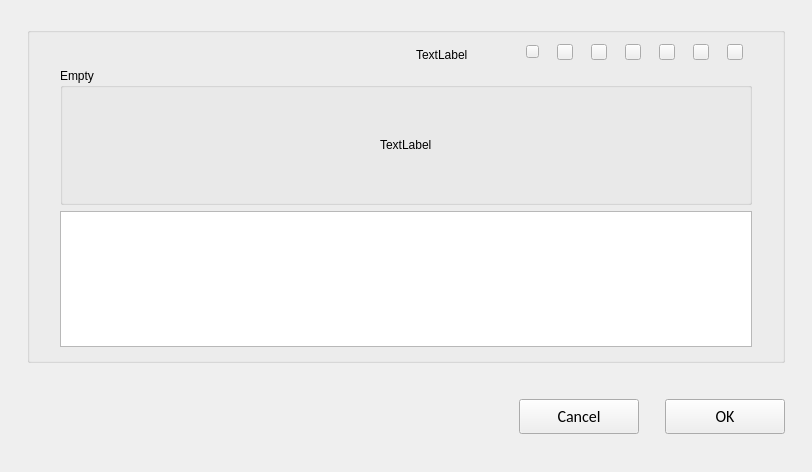
<?xml version="1.0" encoding="UTF-8"?>
<ui version="4.0">
 <class>C_SdNdeDataPoolListDataSetWidget</class>
 <widget class="QWidget" name="C_SdNdeDataPoolListDataSetWidget">
  <property name="geometry">
   <rect>
    <x>0</x>
    <y>0</y>
    <width>812</width>
    <height>472</height>
   </rect>
  </property>
  <property name="windowTitle">
   <string>Form</string>
  </property>
  <layout class="QVBoxLayout" name="verticalLayout_3">
   <property name="leftMargin">
    <number>27</number>
   </property>
   <property name="topMargin">
    <number>27</number>
   </property>
   <property name="rightMargin">
    <number>27</number>
   </property>
   <item>
    <widget class="stw_opensyde_gui_elements::C_OgeGbx" name="pc_GroupBoxGeneral">
     <property name="focusPolicy">
      <enum>Qt::ClickFocus</enum>
     </property>
     <property name="title">
      <string/>
     </property>
     <layout class="QVBoxLayout" name="verticalLayout" stretch="0,1,1">
      <property name="leftMargin">
       <number>30</number>
      </property>
      <property name="rightMargin">
       <number>30</number>
      </property>
      <property name="bottomMargin">
       <number>13</number>
      </property>
      <item>
       <layout class="QHBoxLayout" name="horizontalLayout_3" stretch="1,0,0,0,0,0,0,0,0,0">
        <property name="spacing">
         <number>18</number>
        </property>
        <property name="rightMargin">
         <number>9</number>
        </property>
        <item>
         <spacer name="horizontalSpacer">
          <property name="orientation">
           <enum>Qt::Horizontal</enum>
          </property>
          <property name="sizeHint" stdset="0">
           <size>
            <width>40</width>
            <height>20</height>
           </size>
          </property>
         </spacer>
        </item>
        <item>
         <widget class="stw_opensyde_gui_elements::C_OgeLabNodeDataPoolSelectedItems" name="pc_SelectionLabel">
          <property name="focusPolicy">
           <enum>Qt::StrongFocus</enum>
          </property>
          <property name="text">
           <string>TextLabel</string>
          </property>
          <property name="alignment">
           <set>Qt::AlignBottom|Qt::AlignLeading|Qt::AlignLeft</set>
          </property>
         </widget>
        </item>
        <item>
         <spacer name="horizontalSpacer_2">
          <property name="orientation">
           <enum>Qt::Horizontal</enum>
          </property>
          <property name="sizeType">
           <enum>QSizePolicy::Fixed</enum>
          </property>
          <property name="sizeHint" stdset="0">
           <size>
            <width>40</width>
            <height>20</height>
           </size>
          </property>
         </spacer>
        </item>
        <item>
         <widget class="stw_opensyde_gui_elements::C_OgePubIconOnly" name="pc_PushButtonAdd">
          <property name="minimumSize">
           <size>
            <width>13</width>
            <height>13</height>
           </size>
          </property>
          <property name="maximumSize">
           <size>
            <width>13</width>
            <height>13</height>
           </size>
          </property>
          <property name="focusPolicy">
           <enum>Qt::NoFocus</enum>
          </property>
          <property name="text">
           <string/>
          </property>
         </widget>
        </item>
        <item>
         <widget class="stw_opensyde_gui_elements::C_OgePubIconOnly" name="pc_PushButtonCut">
          <property name="minimumSize">
           <size>
            <width>16</width>
            <height>16</height>
           </size>
          </property>
          <property name="maximumSize">
           <size>
            <width>16</width>
            <height>16</height>
           </size>
          </property>
          <property name="focusPolicy">
           <enum>Qt::NoFocus</enum>
          </property>
          <property name="text">
           <string/>
          </property>
         </widget>
        </item>
        <item>
         <widget class="stw_opensyde_gui_elements::C_OgePubIconOnly" name="pc_PushButtonCopy">
          <property name="minimumSize">
           <size>
            <width>16</width>
            <height>16</height>
           </size>
          </property>
          <property name="maximumSize">
           <size>
            <width>16</width>
            <height>16</height>
           </size>
          </property>
          <property name="focusPolicy">
           <enum>Qt::NoFocus</enum>
          </property>
          <property name="text">
           <string/>
          </property>
         </widget>
        </item>
        <item>
         <widget class="stw_opensyde_gui_elements::C_OgePubIconOnly" name="pc_PushButtonPaste">
          <property name="minimumSize">
           <size>
            <width>16</width>
            <height>16</height>
           </size>
          </property>
          <property name="maximumSize">
           <size>
            <width>16</width>
            <height>16</height>
           </size>
          </property>
          <property name="focusPolicy">
           <enum>Qt::NoFocus</enum>
          </property>
          <property name="text">
           <string/>
          </property>
         </widget>
        </item>
        <item>
         <widget class="stw_opensyde_gui_elements::C_OgePubIconOnly" name="pc_PushButtonDelete">
          <property name="minimumSize">
           <size>
            <width>16</width>
            <height>16</height>
           </size>
          </property>
          <property name="maximumSize">
           <size>
            <width>16</width>
            <height>16</height>
           </size>
          </property>
          <property name="focusPolicy">
           <enum>Qt::NoFocus</enum>
          </property>
          <property name="text">
           <string/>
          </property>
         </widget>
        </item>
        <item>
         <widget class="stw_opensyde_gui_elements::C_OgePubIconOnly" name="pc_PushButtonMoveLeft">
          <property name="minimumSize">
           <size>
            <width>16</width>
            <height>16</height>
           </size>
          </property>
          <property name="maximumSize">
           <size>
            <width>16</width>
            <height>16</height>
           </size>
          </property>
          <property name="focusPolicy">
           <enum>Qt::NoFocus</enum>
          </property>
          <property name="text">
           <string/>
          </property>
         </widget>
        </item>
        <item>
         <widget class="stw_opensyde_gui_elements::C_OgePubIconOnly" name="pc_PushButtonMoveRight">
          <property name="minimumSize">
           <size>
            <width>16</width>
            <height>16</height>
           </size>
          </property>
          <property name="maximumSize">
           <size>
            <width>16</width>
            <height>16</height>
           </size>
          </property>
          <property name="focusPolicy">
           <enum>Qt::NoFocus</enum>
          </property>
          <property name="text">
           <string/>
          </property>
         </widget>
        </item>
       </layout>
      </item>
      <item>
       <widget class="stw_opensyde_gui_elements::C_OgeGbxTransparent" name="pc_GroupBoxEmpty">
        <property name="title">
         <string>Empty</string>
        </property>
        <layout class="QVBoxLayout" name="verticalLayout_2">
         <item>
          <spacer name="verticalSpacer">
           <property name="orientation">
            <enum>Qt::Vertical</enum>
           </property>
           <property name="sizeHint" stdset="0">
            <size>
             <width>20</width>
             <height>40</height>
            </size>
           </property>
          </spacer>
         </item>
         <item>
          <layout class="QHBoxLayout" name="horizontalLayout">
           <item>
            <spacer name="horizontalSpacer_5">
             <property name="orientation">
              <enum>Qt::Horizontal</enum>
             </property>
             <property name="sizeHint" stdset="0">
              <size>
               <width>40</width>
               <height>20</height>
              </size>
             </property>
            </spacer>
           </item>
           <item>
            <widget class="stw_opensyde_gui_elements::C_OgeLabGroupItem" name="pc_LabelReplacement">
             <property name="text">
              <string>TextLabel</string>
             </property>
            </widget>
           </item>
           <item>
            <spacer name="horizontalSpacer_6">
             <property name="orientation">
              <enum>Qt::Horizontal</enum>
             </property>
             <property name="sizeHint" stdset="0">
              <size>
               <width>40</width>
               <height>20</height>
              </size>
             </property>
            </spacer>
           </item>
          </layout>
         </item>
         <item>
          <spacer name="verticalSpacer_2">
           <property name="orientation">
            <enum>Qt::Vertical</enum>
           </property>
           <property name="sizeHint" stdset="0">
            <size>
             <width>20</width>
             <height>40</height>
            </size>
           </property>
          </spacer>
         </item>
        </layout>
       </widget>
      </item>
      <item>
       <widget class="stw_opensyde_gui::C_SdNdeDataPoolListDataSetView" name="pc_TableView">
        <attribute name="horizontalHeaderStretchLastSection">
         <bool>true</bool>
        </attribute>
        <attribute name="verticalHeaderStretchLastSection">
         <bool>true</bool>
        </attribute>
       </widget>
      </item>
     </layout>
    </widget>
   </item>
   <item>
    <spacer name="verticalSpacer_3">
     <property name="orientation">
      <enum>Qt::Vertical</enum>
     </property>
     <property name="sizeType">
      <enum>QSizePolicy::Fixed</enum>
     </property>
     <property name="sizeHint" stdset="0">
      <size>
       <width>20</width>
       <height>30</height>
      </size>
     </property>
    </spacer>
   </item>
   <item>
    <layout class="QHBoxLayout" name="horizontalLayout_7">
     <item>
      <spacer name="horizontalSpacer_3">
       <property name="orientation">
        <enum>Qt::Horizontal</enum>
       </property>
       <property name="sizeHint" stdset="0">
        <size>
         <width>40</width>
         <height>20</height>
        </size>
       </property>
      </spacer>
     </item>
     <item>
      <widget class="stw_opensyde_gui_elements::C_OgePubCancel" name="pc_BushButtonCancel">
       <property name="minimumSize">
        <size>
         <width>120</width>
         <height>35</height>
        </size>
       </property>
       <property name="maximumSize">
        <size>
         <width>120</width>
         <height>35</height>
        </size>
       </property>
       <property name="font">
        <font>
         <family>Calibri</family>
         <pointsize>12</pointsize>
        </font>
       </property>
       <property name="focusPolicy">
        <enum>Qt::NoFocus</enum>
       </property>
       <property name="text">
        <string>Cancel</string>
       </property>
      </widget>
     </item>
     <item>
      <spacer name="horizontalSpacer_4">
       <property name="orientation">
        <enum>Qt::Horizontal</enum>
       </property>
       <property name="sizeType">
        <enum>QSizePolicy::Fixed</enum>
       </property>
       <property name="sizeHint" stdset="0">
        <size>
         <width>20</width>
         <height>20</height>
        </size>
       </property>
      </spacer>
     </item>
     <item>
      <widget class="stw_opensyde_gui_elements::C_OgePubDialog" name="pc_BushButtonOk">
       <property name="minimumSize">
        <size>
         <width>120</width>
         <height>35</height>
        </size>
       </property>
       <property name="maximumSize">
        <size>
         <width>120</width>
         <height>35</height>
        </size>
       </property>
       <property name="font">
        <font>
         <family>Calibri</family>
         <pointsize>12</pointsize>
        </font>
       </property>
       <property name="focusPolicy">
        <enum>Qt::NoFocus</enum>
       </property>
       <property name="text">
        <string>OK</string>
       </property>
      </widget>
     </item>
    </layout>
   </item>
   <item>
    <spacer name="verticalSpacer_4">
     <property name="orientation">
      <enum>Qt::Vertical</enum>
     </property>
     <property name="sizeType">
      <enum>QSizePolicy::Fixed</enum>
     </property>
     <property name="sizeHint" stdset="0">
      <size>
       <width>20</width>
       <height>27</height>
      </size>
     </property>
    </spacer>
   </item>
  </layout>
 </widget>
 <customwidgets>
  <customwidget>
   <class>stw_opensyde_gui_elements::C_OgePubIconOnly</class>
   <extends>QPushButton</extends>
   <header>C_OgePubIconOnly.h</header>
  </customwidget>
  <customwidget>
   <class>stw_opensyde_gui_elements::C_OgeGbxTransparent</class>
   <extends>QGroupBox</extends>
   <header>C_OgeGbxTransparent.h</header>
   <container>1</container>
  </customwidget>
  <customwidget>
   <class>stw_opensyde_gui_elements::C_OgeLabNodeDataPoolSelectedItems</class>
   <extends>QLabel</extends>
   <header>C_OgeLabNodeDataPoolSelectedItems.h</header>
  </customwidget>
  <customwidget>
   <class>stw_opensyde_gui_elements::C_OgePubDialog</class>
   <extends>QPushButton</extends>
   <header>C_OgePubDialog.h</header>
  </customwidget>
  <customwidget>
   <class>stw_opensyde_gui_elements::C_OgePubCancel</class>
   <extends>QPushButton</extends>
   <header>C_OgePubCancel.h</header>
  </customwidget>
  <customwidget>
   <class>stw_opensyde_gui_elements::C_OgeGbx</class>
   <extends>QGroupBox</extends>
   <header>C_OgeGbx.h</header>
   <container>1</container>
  </customwidget>
  <customwidget>
   <class>stw_opensyde_gui::C_SdNdeDataPoolListDataSetView</class>
   <extends>QTableView</extends>
   <header>C_SdNdeDataPoolListDataSetView.h</header>
  </customwidget>
  <customwidget>
   <class>stw_opensyde_gui_elements::C_OgeLabGroupItem</class>
   <extends>QLabel</extends>
   <header>C_OgeLabGroupItem.h</header>
  </customwidget>
 </customwidgets>
 <tabstops>
  <tabstop>pc_GroupBoxGeneral</tabstop>
  <tabstop>pc_TableView</tabstop>
  <tabstop>pc_BushButtonOk</tabstop>
  <tabstop>pc_BushButtonCancel</tabstop>
 </tabstops>
 <resources/>
 <connections/>
</ui>
